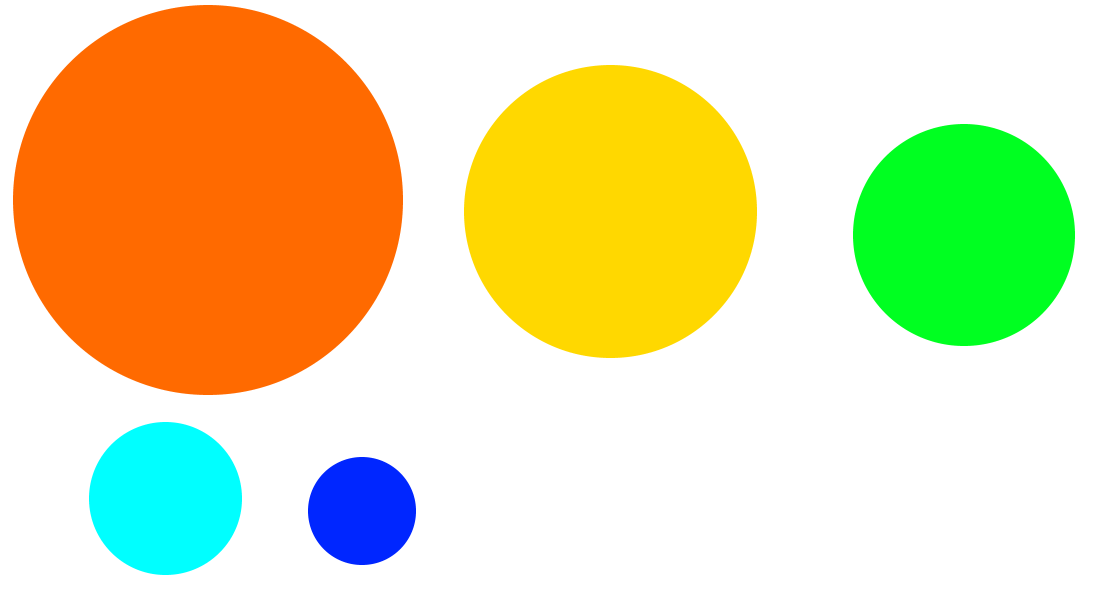
#> input picture lab7/circles.png, 1093 x 608 px, found by its file name
$ python task7_3.py
#> lines starting #> are read from the running program, lines starting #| are printed output that depends on the picture
# Цель этого задания - научиться использовать функцию HoughCircles().
#
# Для выполнения этого задания нарисуйте 5 окружностей с разным радиусом. Ваша задача - найти каждую окружность
# в отдельности, изменяя параметры функции. В результате у вас должно получиться 5 изображений,
# на каждом из которых выделена только одна окружность. Для упрощения расчетов можно использовать
# радиусы, кратные стороне изображения.

import cv2
import numpy as np

path = "S:\\CV\\lab7\\circles.png"
img = cv2.imread(path, cv2.IMREAD_COLOR)
#> img is the input picture: shape (608, 1093, 3); mean B, G, R 170.3, 221.3, 229.6
img_circles = [img.copy(), img.copy(), img.copy(), img.copy(), img.copy()]
each_circle = []
A = img.shape[0]
#> A = 608
img_g = cv2.cvtColor(img, cv2.COLOR_BGR2GRAY)
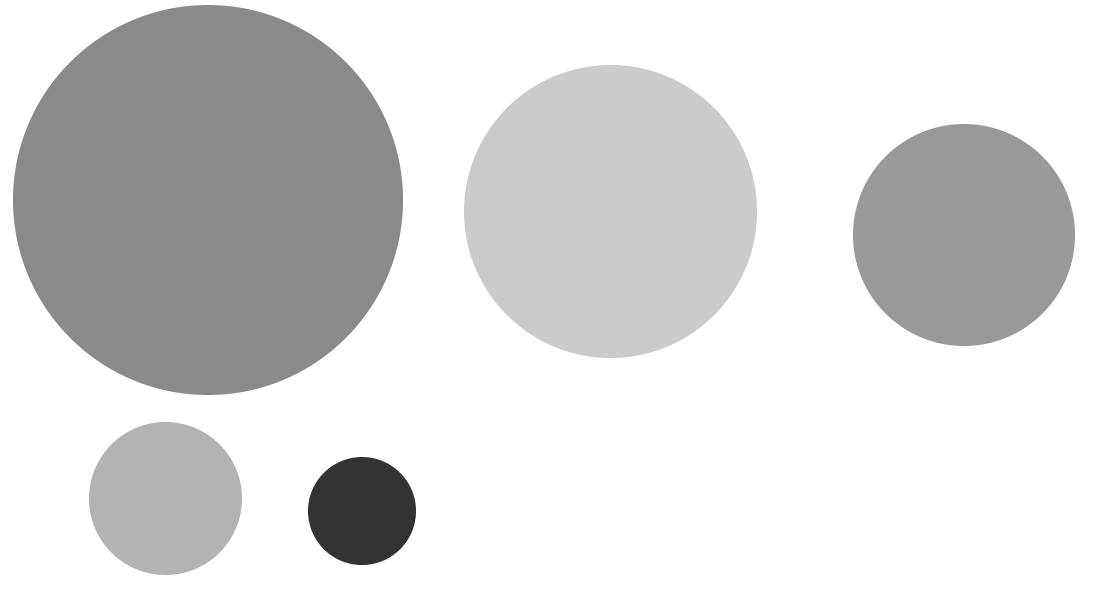
#> img_g: shape (608, 1093); min 51, max 255, mean 217.8
img_g = cv2.GaussianBlur(img_g, (11, 11), 0)

# each circle hard way
circles_all = cv2.HoughCircles(img_g, cv2.HOUGH_GRADIENT, 1, minDist=A // 16, param1=100, param2=A // 4)
#> circles_all = [[207.5, 200.5, 195], [610.5, 210.5, 146.4], [963.5, 234.5, 111.2], [165.5, 497.5, 76.3], [361.5, 510.5, 54.1]]
circles_rows = circles_all[0]
#> circles_rows has the same summary as circles_all

for i in range(5):
    each_circle.append(cv2.HoughCircles(img_g, cv2.HOUGH_GRADIENT, 1, minDist=A // 16, param1=100, param2=A // 4,
                                        maxRadius=int(circles_rows[i][2]) + 1,
                                        minRadius=int(circles_rows[i][2]) - 1))
#> after the loop, each_circle = [[[207.5, 200.5, 195.4]], [[610.5, 210.5, 146.4]], [[963.5, 234.5, 111.2]], [[165.5, 497.5, 76.4]], [[361.5, 510.5, 54.1]]]

print('each circle list', each_circle)
#> (printed output is left out)
i = 0
if each_circle is not None:
    for HoughCircles in each_circle:
        for circle in HoughCircles[0]:
            circle_name = str(i) + ' circle: '
            print(circle_name + str(circle))
            cv2.circle(img_circles[i], (int(circle[0]), int(circle[1])), int(circle[2]), color=(0, 0, 255), thickness=3)
            cv2.imshow(circle_name, img_circles[i])
        if cv2.waitKey() == ord('q'):
            break
        i += 1
#> this loop made 1 pass; (key q is pressed on pass 1)
#| 0 circle: [207.5 200.5 195.4]
#> pass 1, `cv2.imshow(circle_name, img_circles[i])`:
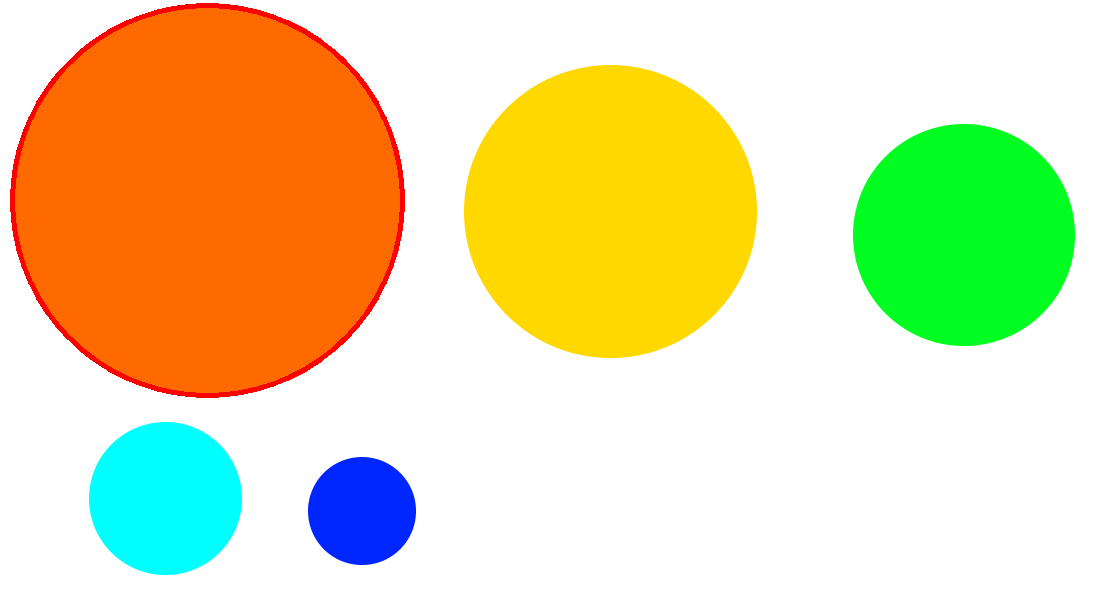
#> window '0 circle: ': shape (608, 1093, 3); mean B, G, R 169.2, 219.6, 229.6
#> after the loop, i = 0

# [9 lines of commented-out code are left out]
